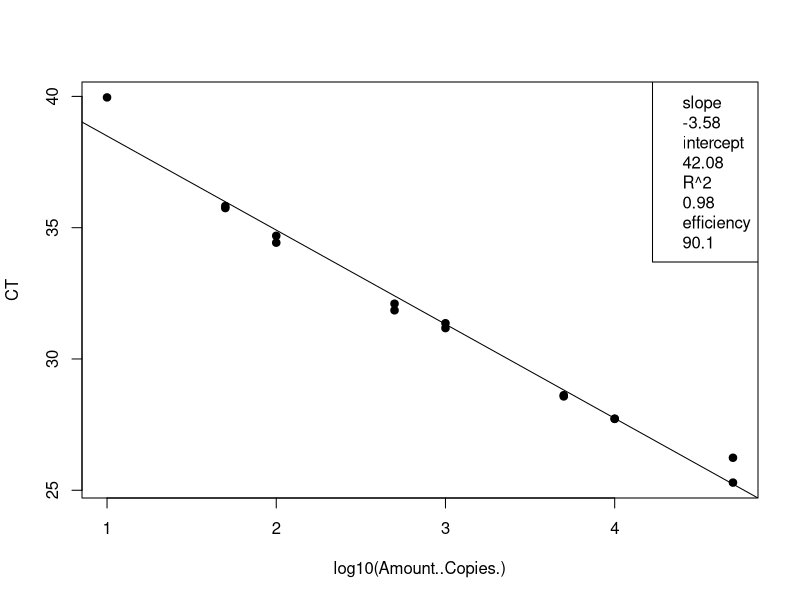
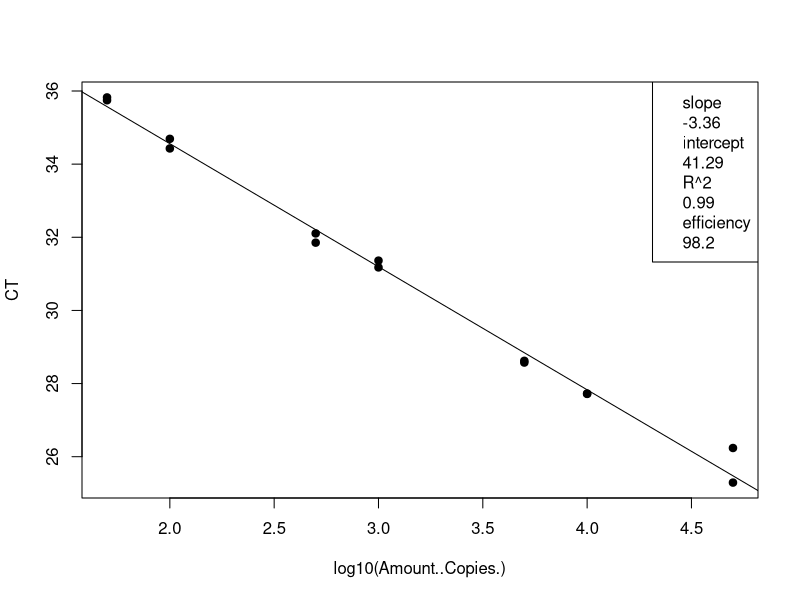
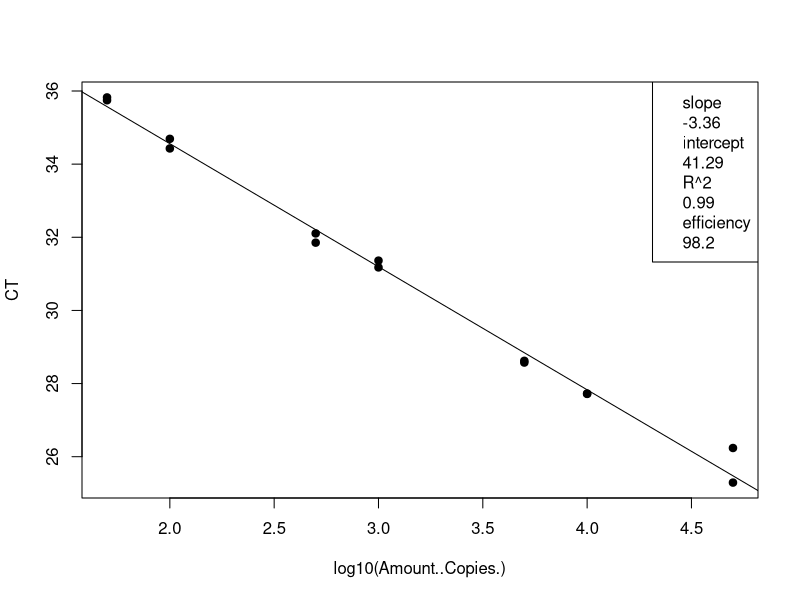

These figures' R source, in order: (Note: this script raises an error after producing the figures.)
## ---- chunk 1
knitr::opts_chunk$set(echo = TRUE)

## ---- chunk 2
# load the data (note data file must be in this repository)
data <- read.csv("Plate1_GenBac_qPCRConversion.csv")
View(data)

# clean up the data file (there is some stuff at the bottom and extra blank rows)
#data <- data[-92:-93,] # This removes rows 92-95
View(data)

# assign to the correct data class #warning message about NAs is OK
class(data$CT) # check the data class type
data$CT <- as.numeric(as.character(data$CT)) # change to numeric
data$Amount..Copies. <- as.numeric(as.character(data$Amount..Copies.)) # change to numeric
## ---- chunk 3
# linear regression of standard curve
standards = data[1:16,]
standardCurve <- lm(CT ~ log10(Amount..Copies.), data = standards)
  
standardCurvePlot <- plot(CT ~ log10(Amount..Copies.), data = standards, pch=19) 
abline(coef(standardCurve)) 
legend("topright", legend=c(paste= "slope", round(standardCurve$coefficients[2], 2), 
                            paste= "intercept", round(standardCurve$coefficients[1], 2), 
                            paste= "R^2", round(summary(standardCurve)$r.squared, 2),
                            paste = "efficiency", round((10^(-1/standardCurve$coefficients[2])-1)*100, 1)))
## ---- chunk 4
# remove standards that sucked and redo analysis NOT NEEDED 21 Jan 2020
standards <- standards[-15:-16,] # uncomment this line and change which rows to remove
standardCurve <- lm(CT ~ log10(Amount..Copies.), data = standards)

standardCurvePlot <- plot(CT ~ log10(Amount..Copies.), data = standards, pch=19)
abline(coef(standardCurve))
col = "blue"
legend("topright", legend=c(paste= "slope", round(standardCurve$coefficients[2], 2),
                            paste= "intercept", round(standardCurve$coefficients[1], 2),
                            paste= "R^2", round(summary(standardCurve)$r.squared, 2),
                            paste = "efficiency", round((10^(-1/standardCurve$coefficients[2])-1)*100, 1)))
## ---- chunk 5
standards <- standards[-15:-16,] # uncomment this line and change which rows to remove
standardCurve <- lm(CT ~ log10(Amount..Copies.), data = standards)

standardCurvePlot <- plot(CT ~ log10(Amount..Copies.), data = standards, pch=19)
abline(coef(standardCurve))
col = "blue"
legend("topright", legend=c(paste= "slope", round(standardCurve$coefficients[2], 2),
                            paste= "intercept", round(standardCurve$coefficients[1], 2),
                            paste= "R^2", round(summary(standardCurve)$r.squared, 2),
                            paste = "efficiency", round((10^(-1/standardCurve$coefficients[2])-1)*100, 1)))

unknowns = unknowns[1:72,]
standardCurve <- lm(CT ~ log10(copies.well), data = unknowns)

standardCurvePlot <- points(CT ~ log10(copies.well), data = unknowns, pch=19, col = "blue")


#abline(coef(standardCurve))
#legend("topright", legend=c(paste= "slope", round(standardCurve$coefficients[2], 2),
                            #paste= "intercept", round(standardCurve$coefficients[1], 2),
                            #paste= "R^2", round(summary(standardCurve)$r.squared, 2),
                            #paste = "efficiency", round((10^(-1/standardCurve$coefficients[2])-1)*100, 1)))
## ---- chunk 6
# data set of unknowns including info on standard curve
#unknowns = subset(data, Name == "UNKNOWN")
unknowns = data[17:88,]
#unknowns <- unknowns[-1:-3,] # uncomment this line and change which rows to remove if these samples were outside of the standard curve

# add new columns to the data table
unknowns$plate_num = 1 #change to the actual plate number
unknowns$standard_slope = standardCurve$coefficients[2]
unknowns$standard_intercept = standardCurve$coefficients[1]
unknowns$R2 = summary(standardCurve)$r.squared
unknowns$efficiency =  (10^(-1/standardCurve$coefficients[2])-1)*100
  
# add a new column that interpolates copies/well from Ct for the unknowns
unknowns$log.copies.well = ((unknowns$CT - standardCurve$coefficients[1])/standardCurve$coefficients[2])
unknowns$copies.well = 10^unknowns$log.copies.well

# copies/ul extract accounting for dilution factor
vol.well = 3 #qPCR template volume in ul
unknowns$vol.well = vol.well
unknowns$copies.ul = ((unknowns$copies.well/vol.well)*unknowns$DilutionFactor)

# copies/extraction
vol.elution = 110 #DNA extraction elution volume in ul
unknowns$vol.elution = vol.elution
unknowns$copies.extraction = (unknowns$copies.ul*vol.elution)

# copies/ml #Volume is volume of sample filtered in mL
unknowns$copies.ml = (unknowns$copies.extraction/unknowns$Volume)


## ---- chunk 7
# make a plot that compares the diluted to undiluted replicates for each sample including dilution factor
library("ggplot2")
unknowns$SampleIDNum <- as.numeric(as.character(unknowns$SampleIDNum)) # change to numeric
unknowns = unknowns[1:72,]
qplot(SampleIDNum,copies.ml, data=unknowns)
## ---- chunk 8
# write csv file
write.csv(unknowns, file = "Plate1_GenBac_ConvertedData.csv", row.names=FALSE, na="")

# average the replicates (if not strongly inhibited) and make a new file
averaged = unknowns[1:72,]
averaged$averaged <- tapply(unknowns$copies.ml, unknowns$SampleIDNum, mean)
write.csv(averaged, file = "Plate1_GenBac_Averaged.csv", row.names=FALSE, na="")
